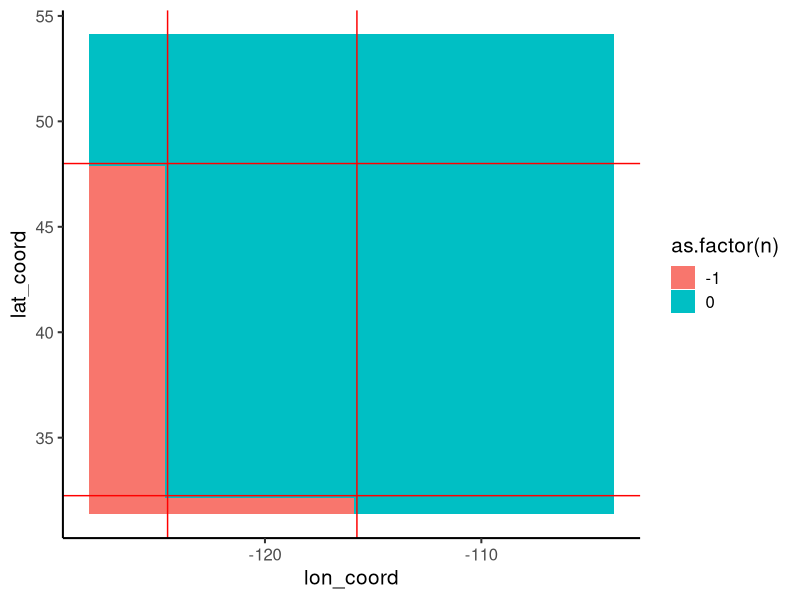

This figure's R source: (Note: this script raises an error after producing the figure.)
library(tidyverse)

lats <- seq(31.5,54,0.25)
lons <- seq(-128,-104,0.25)

ll_grid <- data.frame(expand.grid(lats,lons))
colnames(ll_grid) <- c("lat_coord","lon_coord")

ll_grid$n <- 0

ll_grid <- ll_grid %>% mutate(n = ifelse(lat_coord < 48 & lon_coord < -124.5 ,-1,n))
ll_grid <- ll_grid %>% mutate(n = ifelse(lat_coord < 32.25 & lon_coord < -115.75 ,-1,n))

ll_grid %>% ggplot() + aes(x = lon_coord, y = lat_coord, fill = as.factor(n)) + geom_tile() + 
  theme_classic(base_size = 15) +
  geom_hline(yintercept = 48, color = 'red') + 
  geom_vline(xintercept = -124.5, color = 'red') +
  geom_hline(yintercept = 32.25, color = 'red') + 
  geom_vline(xintercept = -115.75, color = 'red')

ll_grid <- ll_grid %>% filter(n == 0)

ll_grid$lat_push <- runif(n = dim(ll_grid)[1], min = -0.125, max = 0.125)
ll_grid$lon_push <- runif(n = dim(ll_grid)[1], min = -0.125, max = 0.125)

ll_grid <- ll_grid %>% mutate(lat = lat_coord + lat_push, 
                              lon = lon_coord + lon_push) %>% mutate(j = 1:length(lat_push))
ll_grid$manual_id <- ll_grid$j + 10000

write_csv(ll_grid,"data/nearby_coords_all.csv")